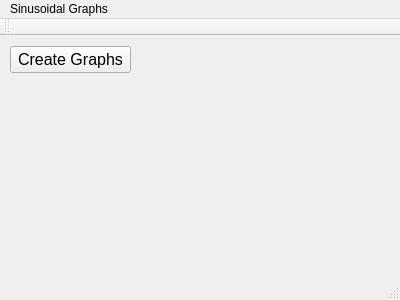
<?xml version="1.0" encoding="UTF-8"?>
<ui version="4.0">
 <class>MainWindow</class>
 <widget class="QMainWindow" name="MainWindow">
  <property name="geometry">
   <rect>
    <x>0</x>
    <y>0</y>
    <width>400</width>
    <height>300</height>
   </rect>
  </property>
  <property name="windowTitle">
   <string>MainWindow</string>
  </property>
  <widget class="QWidget" name="centralWidget">
   <widget class="QPushButton" name="btnCreateGraphs">
    <property name="geometry">
     <rect>
      <x>10</x>
      <y>10</y>
      <width>121</width>
      <height>27</height>
     </rect>
    </property>
    <property name="font">
     <font>
      <family>Arial</family>
      <pointsize>12</pointsize>
     </font>
    </property>
    <property name="toolTip">
     <string>Open the Create Graphs dialog.</string>
    </property>
    <property name="text">
     <string>Create Graphs</string>
    </property>
   </widget>
  </widget>
  <widget class="QMenuBar" name="menuBar">
   <property name="geometry">
    <rect>
     <x>0</x>
     <y>0</y>
     <width>400</width>
     <height>25</height>
    </rect>
   </property>
   <widget class="QMenu" name="menuSinusoidal_Graphs">
    <property name="title">
     <string>Sinusoidal Graphs</string>
    </property>
   </widget>
   <addaction name="menuSinusoidal_Graphs"/>
  </widget>
  <widget class="QToolBar" name="mainToolBar">
   <attribute name="toolBarArea">
    <enum>TopToolBarArea</enum>
   </attribute>
   <attribute name="toolBarBreak">
    <bool>false</bool>
   </attribute>
  </widget>
  <widget class="QStatusBar" name="statusBar"/>
 </widget>
 <layoutdefault spacing="6" margin="11"/>
 <resources/>
 <connections/>
</ui>
